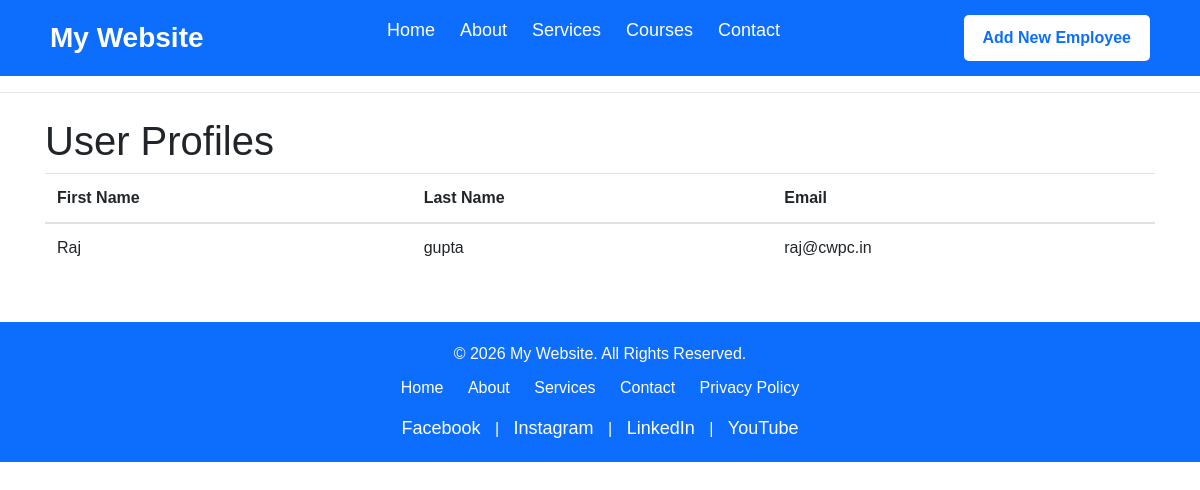
Before: / with the older database file.
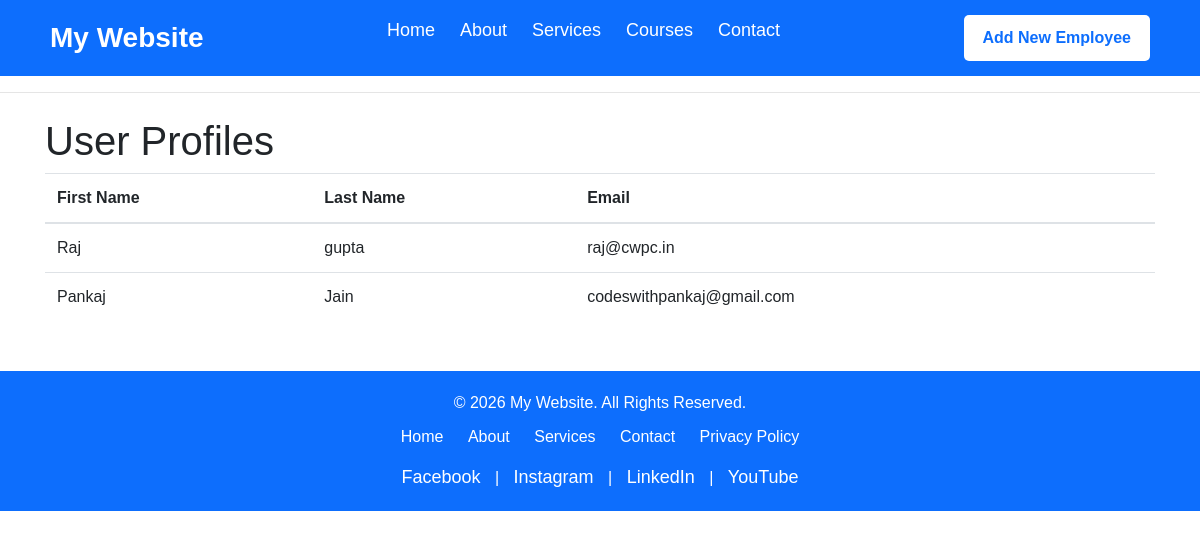
After: the same page with the newer database file.
### blogs/models.py (models this page shows)
class UserProfile(models.Model):
    first_name = models.CharField(max_length=100)
    last_name = models.CharField(max_length=100)
    email = models.EmailField(unique=True)
    phone_number = models.CharField(max_length=15 , null=True)

### blogs/views.py (the view)
# urls.py: path("", views.Home,name="home"),
def Home(request):
    profiles = UserProfile.objects.all()
    return render(request,"home.html",{'profiles': profiles})

### blogs/templates/home.html (shortened to what this page needs)
<!DOCTYPE html>
<html lang="en">
<head>
    <link rel="stylesheet" href="https://stackpath.bootstrapcdn.com/bootstrap/4.3.1/css/bootstrap.min.css"
>
</head>
<body>
    {% include "header.html" %}
    <hr>
    <div class="container mt-4">
    <h1>User Profiles</h1>
    <table class="table">
        <thead>
        <tr>
            <th scope="col">First Name</th>
            <th scope="col">Last Name</th>
            <th scope="col">Email</th>
        </tr>
        </thead>
        <tbody>
        {% for profile in profiles %}
            <tr>
                <td>{{ profile.first_name }}</td>
                <td>{{ profile.last_name }}</td>
                <td>{{ profile.email }}</td>
            </tr>
        {% endfor %}
        </tbody>
    </table>
</div>
    {% include "footer.html" %}
</body>
</html>

### blogs/templates/header.html (shortened to what this page needs)
<!DOCTYPE html>
<html lang="en">
<head>
</head>
<body>
    <header>
        <div class="logo">My Website</div>
        <nav>
            <ul>
                <li><a href="#">Home</a></li>
                <li><a href="#">About</a></li>
                <li><a href="#">Services</a></li>
                <li><a href="#">Courses</a></li>
                <li><a href="#">Contact</a></li>
            </ul>
        </nav>
        <a href="{% url 'employee_form' %}"><button class="btn">Add New Employee</button></a>
    </header>
</body>
</html>

### blogs/templates/footer.html (shortened to what this page needs)
<!DOCTYPE html>
<html lang="en">
<head>
</head>
<body>
    <footer>
        <p>&copy; 2026 My Website. All Rights Reserved.</p>
        <div class="footer-links">
            <a href="#">Home</a>
            <a href="#">About</a>
            <a href="#">Services</a>
            <a href="#">Contact</a>
            <a href="#">Privacy Policy</a>
        </div>
        <div class="social-icons">
            <a href="#">Facebook</a> |
            <a href="#">Instagram</a> |
            <a href="#">LinkedIn</a> |
            <a href="#">YouTube</a>
        </div>
    </footer>
</body>
</html>

### blogs/templates/header.html (style rules this page uses)
* { margin:0; padding:0; box-sizing:border-box; font-family:Arial, Helvetica, sans-serif; }
header { background:#0d6efd; color:white; padding:15px 50px; display:flex; justify-content:space-between; align-items:center; }
.logo { font-size:28px; font-weight:bold; }
nav ul { list-style:none; display:flex; gap:25px; }
nav ul li a { text-decoration:none; color:white; font-size:18px; transition:0.3s; }
.btn { background:white; color:#0d6efd; padding:10px 18px; text-decoration:none; border-radius:5px; font-weight:bold; }

### blogs/templates/footer.html (style rules this page uses)
* { margin:0; padding:0; box-sizing:border-box; font-family:Arial, Helvetica, sans-serif; }
footer { background:#0d6efd; color:white; text-align:center; padding:20px; margin-top:50px; }
footer p { margin-bottom:10px; }
.footer-links a { color:white; text-decoration:none; margin:0 10px; transition:0.3s; }
.social-icons { margin-top:15px; }
.social-icons a { color:white; text-decoration:none; margin:0 10px; font-size:18px; }

Changed rows visible on the page:
added UserProfile: first_name "Pankaj", last_name "Jain", email "codeswithpankaj@gmail.com"
